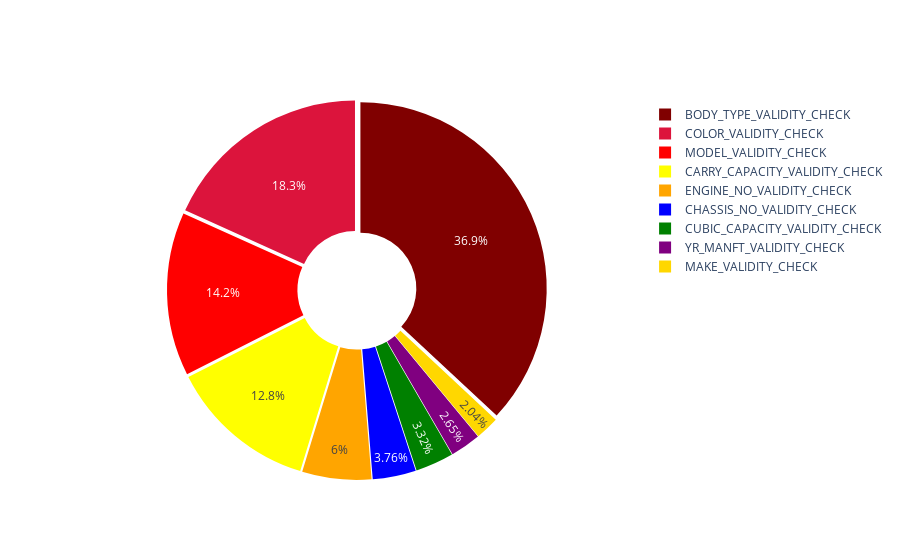

Source (notebook cell):
### Markdown cell above
#### INVALID CHART

### Code cell
labels = ['CHASSIS_NO_VALIDITY_CHECK', 'ENGINE_NO_VALIDITY_CHECK', 'MAKE_VALIDITY_CHECK', 'MODEL_VALIDITY_CHECK', 'CUBIC_CAPACITY_VALIDITY_CHECK',
          'CARRY_CAPACITY_VALIDITY_CHECK', 'YR_MANFT_VALIDITY_CHECK', 'COLOR_VALIDITY_CHECK', 'BODY_TYPE_VALIDITY_CHECK']

values = [(x*100)/ num_of_clients for x in invalids]

colors = ['blue', 'orange', 'gold', 'red', 'green', 'yellow', 'purple', 'crimson', 'maroon', 'pink']

fig = go.Figure(data=[go.Pie(
                             labels= labels,
                             values= values,
                             hole= 0.3,
                             pull = 0.02,
                             name= 'INVALID DATA FIELDS',
                             marker_colors = colors)])

fig.show()

### Figure 1 — Plotly figure (JSON) as saved in the notebook; plotly's stock layout.template omitted (floating-point values rounded to 4 significant figures)
{"data": [{"hole": 0.3, "labels": ["CHASSIS_NO_VALIDITY_CHECK", "ENGINE_NO_VALIDITY_CHECK", "MAKE_VALIDITY_CHECK", "MODEL_VALIDITY_CHECK", "CUBIC_CAPACITY_VALIDITY_CHECK", "CARRY_CAPACITY_VALIDITY_CHECK", "YR_MANFT_VALIDITY_CHECK", "COLOR_VALIDITY_CHECK", "BODY_TYPE_VALIDITY_CHECK"], "marker": {"colors": ["blue", "orange", "gold", "red", "green", "yellow", "purple", "crimson", "maroon", "pink"]}, "name": "INVALID DATA FIELDS", "pull": 0.02, "type": "pie", "values": [6.228, 9.938, 3.385, 23.5, 5.497, 21.26, 4.387, 30.25, 61.2]}], "layout": {}}
